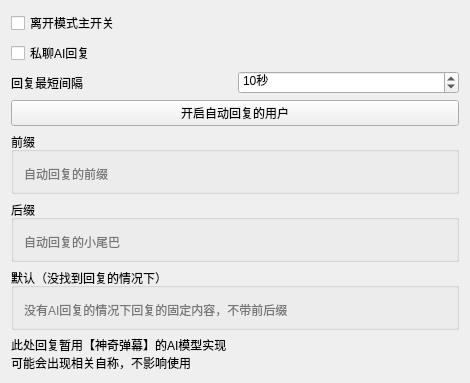
<?xml version="1.0" encoding="UTF-8"?>
<ui version="4.0">
 <class>LeaveModeWidget</class>
 <widget class="QWidget" name="LeaveModeWidget">
  <property name="geometry">
   <rect>
    <x>0</x>
    <y>0</y>
    <width>470</width>
    <height>378</height>
   </rect>
  </property>
  <property name="windowTitle">
   <string>Form</string>
  </property>
  <layout class="QVBoxLayout" name="verticalLayout_3">
   <item>
    <widget class="QCheckBox" name="leaveModelCheck">
     <property name="text">
      <string>离开模式主开关</string>
     </property>
    </widget>
   </item>
   <item>
    <widget class="QCheckBox" name="aiReplyPrivateCheck">
     <property name="text">
      <string>私聊AI回复</string>
     </property>
    </widget>
   </item>
   <item>
    <layout class="QHBoxLayout" name="horizontalLayout">
     <property name="topMargin">
      <number>0</number>
     </property>
     <item>
      <widget class="QLabel" name="label">
       <property name="text">
        <string>回复最短间隔</string>
       </property>
      </widget>
     </item>
     <item>
      <widget class="QSpinBox" name="aiReplyIntervalSpin">
       <property name="suffix">
        <string>秒</string>
       </property>
       <property name="maximum">
        <number>3600</number>
       </property>
       <property name="value">
        <number>10</number>
       </property>
      </widget>
     </item>
    </layout>
   </item>
   <item>
    <widget class="InteractiveButtonBase" name="aiReplyAllowButton">
     <property name="text">
      <string>开启自动回复的用户</string>
     </property>
    </widget>
   </item>
   <item>
    <widget class="QGroupBox" name="groupBox">
     <property name="title">
      <string>前缀</string>
     </property>
     <layout class="QVBoxLayout" name="verticalLayout">
      <property name="leftMargin">
       <number>6</number>
      </property>
      <property name="rightMargin">
       <number>6</number>
      </property>
      <property name="bottomMargin">
       <number>6</number>
      </property>
      <item>
       <widget class="QPlainTextEdit" name="aiReplyPrefixEdit">
        <property name="minimumSize">
         <size>
          <width>0</width>
          <height>24</height>
         </size>
        </property>
        <property name="styleSheet">
         <string notr="true">QPlainTextEdit
{
	background: transparent;
	border: none;
}</string>
        </property>
        <property name="placeholderText">
         <string>自动回复的前缀</string>
        </property>
       </widget>
      </item>
     </layout>
    </widget>
   </item>
   <item>
    <widget class="QGroupBox" name="groupBox_2">
     <property name="title">
      <string>后缀</string>
     </property>
     <layout class="QVBoxLayout" name="verticalLayout_2">
      <property name="leftMargin">
       <number>6</number>
      </property>
      <property name="rightMargin">
       <number>6</number>
      </property>
      <property name="bottomMargin">
       <number>6</number>
      </property>
      <item>
       <widget class="QPlainTextEdit" name="aiReplySuffixEdit">
        <property name="minimumSize">
         <size>
          <width>0</width>
          <height>24</height>
         </size>
        </property>
        <property name="toolTip">
         <string/>
        </property>
        <property name="styleSheet">
         <string notr="true">QPlainTextEdit
{
    background: transparent;
    border: none;
}</string>
        </property>
        <property name="placeholderText">
         <string>自动回复的小尾巴</string>
        </property>
       </widget>
      </item>
     </layout>
    </widget>
   </item>
   <item>
    <widget class="QGroupBox" name="groupBox_3">
     <property name="title">
      <string>默认（没找到回复的情况下）</string>
     </property>
     <layout class="QVBoxLayout" name="verticalLayout_5">
      <property name="leftMargin">
       <number>6</number>
      </property>
      <property name="rightMargin">
       <number>6</number>
      </property>
      <property name="bottomMargin">
       <number>6</number>
      </property>
      <item>
       <widget class="QPlainTextEdit" name="aiReplyDefaultEdit">
        <property name="minimumSize">
         <size>
          <width>0</width>
          <height>24</height>
         </size>
        </property>
        <property name="styleSheet">
         <string notr="true">QPlainTextEdit
{
    background: transparent;
    border: none;
}</string>
        </property>
        <property name="placeholderText">
         <string>没有AI回复的情况下回复的固定内容，不带前后缀</string>
        </property>
       </widget>
      </item>
     </layout>
    </widget>
   </item>
   <item>
    <widget class="QLabel" name="label_2">
     <property name="text">
      <string>此处回复暂用【神奇弹幕】的AI模型实现
可能会出现相关自称，不影响使用</string>
     </property>
    </widget>
   </item>
  </layout>
 </widget>
 <customwidgets>
  <customwidget>
   <class>InteractiveButtonBase</class>
   <extends>QPushButton</extends>
   <header>interactivebuttonbase.h</header>
  </customwidget>
 </customwidgets>
 <resources/>
 <connections/>
</ui>
